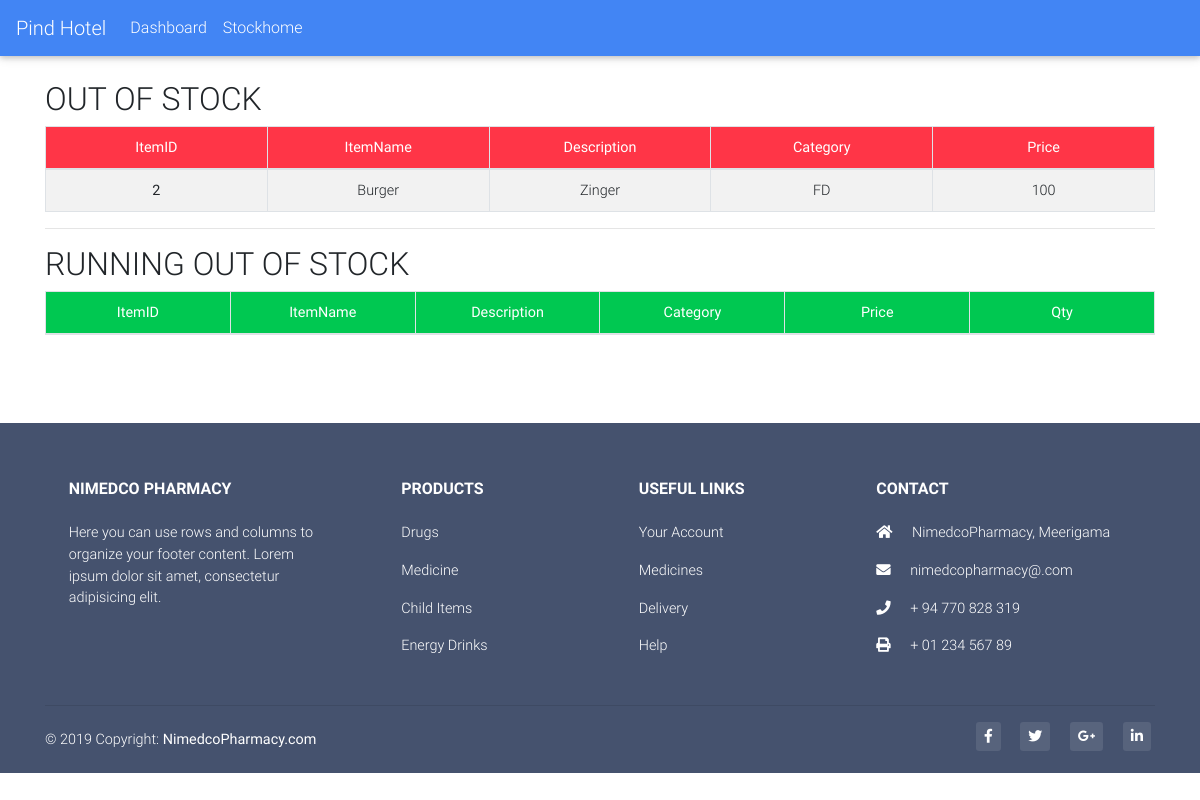
The app's page /StockOutofStock.php with its own data.
### tables this page shows
CREATE TABLE `stockitem` (
  `id` int(11) NOT NULL,
  `ItemID` varchar(45) DEFAULT NULL,
  `ItemName` varchar(45) DEFAULT NULL,
  `Description` varchar(45) DEFAULT NULL,
  `Category` varchar(45) DEFAULT NULL,
  `Price` double DEFAULT NULL,
  `ItemQuantity` int(11) DEFAULT 0
);

### StockOutofStock.php (the view, shortened to what this page needs)
<!DOCTYPE html>
<html lang="en">
<head>
  <link rel="stylesheet" href="https://use.fontawesome.com/releases/v5.8.2/css/all.css">
  <link rel="stylesheet" type="text/css" href="https://cdn.datatables.net/v/bs4/dt-1.10.18/datatables.min.css"/>
  <link href="css/bootstrap.min.css" rel="stylesheet">
  <link href="css/mdb.min.css" rel="stylesheet">
  <link href="css/style.css" rel="stylesheet">
</head>
<body>
  <nav class="navbar navbar-expand-lg navbar-dark primary-color">
        <a class="navbar-brand" href="Dashboard.php">Pind Hotel</a>
        <div class="collapse navbar-collapse" id="basicExampleNav">
          <ul class="navbar-nav mr-auto">
            <li class="nav-item">
              <a class="nav-link" href="Dashboard.php">Dashboard
              </a>
            </li>
            <li class="nav-item">
              <a class="nav-link" href="stock.php">Stockhome</a>
            </li>
          </ul>
        </div>
      </nav>
  <br>
  <?php
	        $mysqli = new mysqli('localhost', 'ahad', '', 'restaurant') or die(mysqli_error($mysqli));
        	$result = $mysqli->query("SELECT * FROM stockitem WHERE ItemQuantity = 0 order by id") or die($mysqli->error);
        ?>
  <div class="container">
          <h2>OUT OF STOCK</h2>
          <table id="dtBasicExample" class="table table-striped table-bordered table-sm" cellspacing="0" width="100%">
              <thead class="bg-danger" style="color: white;">
                <tr align="center">
                  <th class="th-sm">ItemID
                  </th>
                  <th class="th-sm">ItemName
                  </th>
                  <th class="th-sm">Description
                  </th>
                  <th class="th-sm">Category
                  </th>
                  <th class="th-sm">Price
                  </th>
                </tr>
              </thead>
              <tbody>
              <?php
		          	while($row = $result->fetch_assoc()): ?>
			          	<tr align="center">
					          <td><b><?php echo $row['ItemID']; ?></b></td>
                    <td><?php echo $row['ItemName']; ?></td>
                    <td><?php echo $row['Description']; ?></td>
                    <td><?php echo $row['Category']; ?></td>
                    <td><?php echo $row['Price']; ?></td>
			          	</tr>
			        <?php endwhile; ?>
              </tbody>
            </table>
        </div>
        <div class="container"> <hr>
            <h2>RUNNING OUT OF STOCK</h2>
            <table id="dtBasicExample1" class="table table-striped table-bordered table-sm" cellspacing="0" width="100%">
              <thead class="bg-success" style="color: white;">
                <tr align="center">
                  <th class="th-sm">ItemID
                  </th>
                  <th class="th-sm">ItemName
                  </th>
                  <th class="th-sm">Description
                  </th>
                  <th class="th-sm">Category
                  </th>
                  <th class="th-sm">Price
                  </th>
                  <th class="th-sm">Qty
                  </th>
                </tr>
              </thead>
            </table>
    </div>
<br><br><br>
<footer class="page-footer font-small mdb-color pt-4">
    <div class="container text-center text-md-left">
      <div class="row text-center text-md-left mt-3 pb-3">
        <div class="col-md-3 col-lg-3 col-xl-3 mx-auto mt-3">
          <h6 class="text-uppercase mb-4 font-weight-bold">Nimedco Pharmacy</h6>
          <p>Here you can use rows and columns to organize your footer content. Lorem ipsum dolor sit amet,
            consectetur
            adipisicing elit.</p>
        </div>
        <div class="col-md-2 col-lg-2 col-xl-2 mx-auto mt-3">
          <h6 class="text-uppercase mb-4 font-weight-bold">Products</h6>
          <p>
            <a href="#!">Drugs</a>
          </p>
          <p>
            <a href="#!">Medicine</a>
          </p>
          <p>
            <a href="#!">Child Items</a>
          </p>
          <p>
            <a href="#!">Energy Drinks</a>
          </p>
        </div>
        <div class="col-md-3 col-lg-2 col-xl-2 mx-auto mt-3">
          <h6 class="text-uppercase mb-4 font-weight-bold">Useful links</h6>
          <p>
            <a href="#!">Your Account</a>
          </p>
          <p>
            <a href="#!">Medicines</a>
          </p>
          <p>
            <a href="#!">Delivery</a>
          </p>
          <p>
            <a href="#!">Help</a>
          </p>
        </div>
        <div class="col-md-4 col-lg-3 col-xl-3 mx-auto mt-3">
          <h6 class="text-uppercase mb-4 font-weight-bold">Contact</h6>
          <p>
            <i class="fas fa-home mr-3"></i> NimedcoPharmacy, Meerigama</p>
          <p>
            <i class="fas fa-envelope mr-3"></i> nimedcopharmacy@.com</p>
          <p>
            <i class="fas fa-phone mr-3"></i> + 94 770 828 319</p>
          <p>
            <i class="fas fa-print mr-3"></i> + 01 234 567 89</p>
        </div>
      </div>
      <hr>
      <div class="row d-flex align-items-center">
        <div class="col-md-7 col-lg-8">
          <p class="text-center text-md-left">© 2019 Copyright:
            <a href="https://mdbootstrap.com/education/bootstrap/">
              <strong> NimedcoPharmacy.com</strong>
            </a>
          </p>
        </div>
        <div class="col-md-5 col-lg-4 ml-lg-0">
          <div class="text-center text-md-right">
            <ul class="list-unstyled list-inline">
              <li class="list-inline-item">
                <a class="btn-floating btn-sm rgba-white-slight mx-1">
                  <i class="fab fa-facebook-f"></i>
                </a>
              </li>
              <li class="list-inline-item">
                <a class="btn-floating btn-sm rgba-white-slight mx-1">
                  <i class="fab fa-twitter"></i>
                </a>
              </li>
              <li class="list-inline-item">
                <a class="btn-floating btn-sm rgba-white-slight mx-1">
                  <i class="fab fa-google-plus-g"></i>
                </a>
              </li>
              <li class="list-inline-item">
                <a class="btn-floating btn-sm rgba-white-slight mx-1">
                  <i class="fab fa-linkedin-in"></i>
                </a>
              </li>
            </ul>
          </div>
        </div>
      </div>
    </div>
  </footer>
  </body>
  </html>

### records on screen
stockitem: ItemID "2", ItemName "Burger", Description "Zinger", Category "FD", Price "100"
